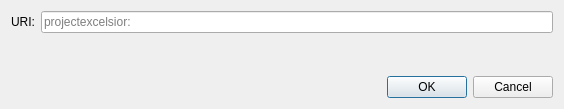
<?xml version="1.0" encoding="UTF-8"?>
<ui version="4.0">
 <class>OpenURIDialog</class>
 <widget class="QDialog" name="OpenURIDialog">
  <property name="geometry">
   <rect>
    <x>0</x>
    <y>0</y>
    <width>564</width>
    <height>109</height>
   </rect>
  </property>
  <property name="windowTitle">
   <string>Open projectexcelsior URI</string>
  </property>
  <layout class="QVBoxLayout" name="verticalLayout">
   <item>
    <layout class="QHBoxLayout" name="horizontalLayout">
     <item>
      <widget class="QLabel" name="label">
       <property name="text">
        <string>URI:</string>
       </property>
      </widget>
     </item>
     <item>
      <widget class="QValidatedLineEdit" name="uriEdit">
       <property name="placeholderText">
        <string notr="true">projectexcelsior:</string>
       </property>
      </widget>
     </item>
    </layout>
   </item>
   <item>
    <spacer name="verticalSpacer">
     <property name="orientation">
      <enum>Qt::Vertical</enum>
     </property>
     <property name="sizeHint" stdset="0">
      <size>
       <width>20</width>
       <height>40</height>
      </size>
     </property>
    </spacer>
   </item>
   <item>
    <widget class="QDialogButtonBox" name="buttonBox">
     <property name="orientation">
      <enum>Qt::Horizontal</enum>
     </property>
     <property name="standardButtons">
      <set>QDialogButtonBox::Cancel|QDialogButtonBox::Ok</set>
     </property>
    </widget>
   </item>
  </layout>
 </widget>
 <customwidgets>
  <customwidget>
   <class>QValidatedLineEdit</class>
   <extends>QLineEdit</extends>
   <header>qt/qvalidatedlineedit.h</header>
  </customwidget>
 </customwidgets>
 <resources/>
 <connections>
  <connection>
   <sender>buttonBox</sender>
   <signal>accepted()</signal>
   <receiver>OpenURIDialog</receiver>
   <slot>accept()</slot>
   <hints>
    <hint type="sourcelabel">
     <x>248</x>
     <y>254</y>
    </hint>
    <hint type="destinationlabel">
     <x>157</x>
     <y>274</y>
    </hint>
   </hints>
  </connection>
  <connection>
   <sender>buttonBox</sender>
   <signal>rejected()</signal>
   <receiver>OpenURIDialog</receiver>
   <slot>reject()</slot>
   <hints>
    <hint type="sourcelabel">
     <x>316</x>
     <y>260</y>
    </hint>
    <hint type="destinationlabel">
     <x>286</x>
     <y>274</y>
    </hint>
   </hints>
  </connection>
 </connections>
</ui>
